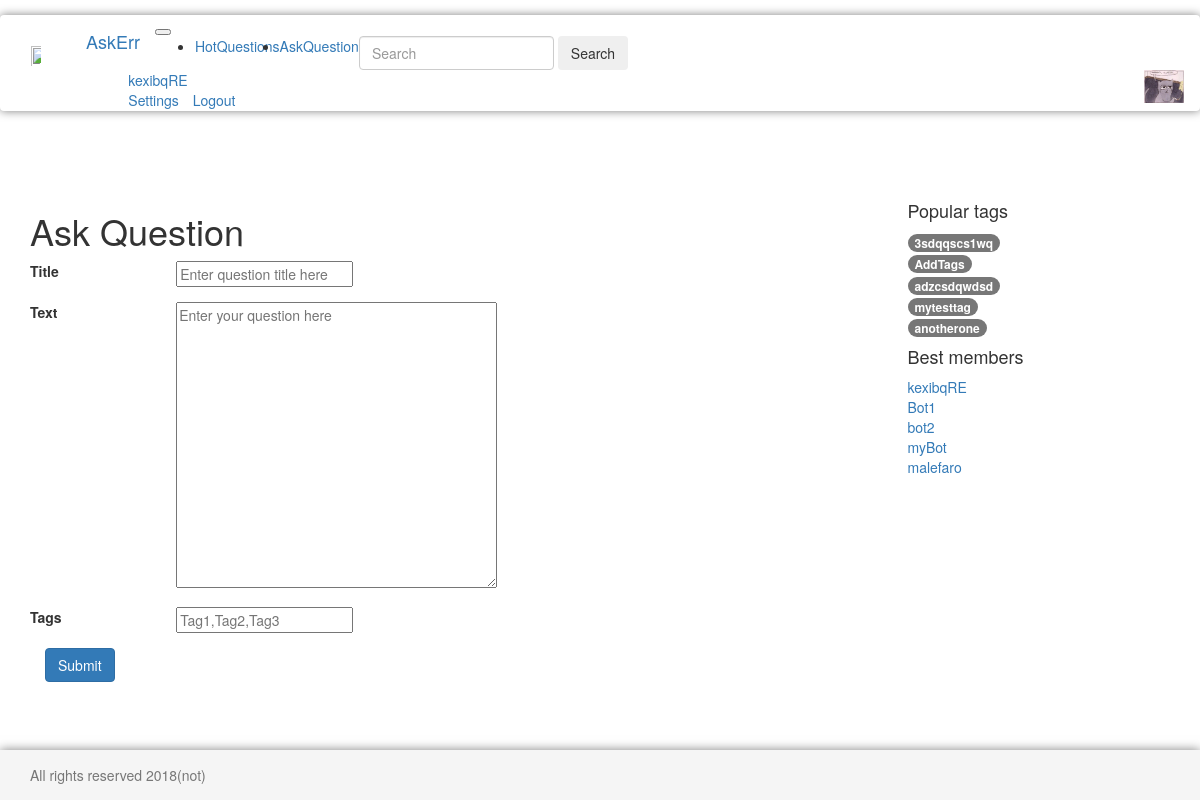
The page /ask/ (signed in) on the database its author committed.
### questions/models.py (models this page shows)
class User(AbstractUser):
    email = models.EmailField(unique=True)
    upload = models.ImageField(default='user.png',upload_to='uploads/%Y/%m/%d')

class Tag(models.Model):
    title = models.CharField(max_length=120, verbose_name=u"Заголовок ярлыка")
    objects = TagManager()
    def __str__(self):
        return self.title

### questions/views.py (the view)
# urls.py: path('ask/',views.ask_question, name='ask-question'),
def ask_question(request):
    if request.method == "POST":
        form = QuestionForm(request.POST)
        if form.is_valid():
            q = form.save(request.user, 0)
            return HttpResponseRedirect(reverse('question', kwargs={'id': q.id}))
    else:
        form = QuestionForm()
    tags = Tag.objects.randomQuerySet(5)
    users = User.objects.all()
    return render(request, 'ask.html', {'tags':tags,'users':users, 'page_title':'Ask Question', 'form':form})

### questions/forms.py (shortened to what this page needs)
class QuestionForm(forms.Form):
    title = forms.CharField(
        label='Title',
        widget=forms.TextInput(attrs={'class': 'login-form-control', 'placeholder': 'Enter question title here', }),
        max_length=100
    )
    text = forms.CharField(
        label='Text',
        widget=forms.Textarea(attrs={'class': 'login-form-control noresize', 'rows': '14', 'placeholder': 'Enter your question here',}),
        max_length=100000
    )
    tags = forms.CharField(
        label='Tags',
        widget=forms.TextInput(attrs={'class': 'login-form-control', 'placeholder': 'Tag1,Tag2,Tag3'}),
        required=False
    )

### questions/models.py (called while the page is built)
    def randomQuerySet(self, size):  # сделать ModelManager для Tag и кинуть туда
        result = []
        ls = []
        items = Tag.objects.all()
        if (size > items.count()):
            return items
        num = random.randrange(0, items.count())
        for i in range(size):
            while (num in ls):
                num = random.randrange(0, items.count())
            ls.append(num)
        for i in range(size):
            result.append(items[ls[i]])
        return result

### templates/ask.html (shortened to what this page needs)
{% extends 'base.html' %}
{% block left-side %}
            <h1>{{ page_title }}</h1>
            <form method="POST" enctype="multipart/form-data">
            {% for f in form.visible_fields %}
            <div class="form-group row has-warning">
                <label class="col-sm-2 col-form-label" for="{{ f.name }}">{{ f.label }}</label>
                <div class="col-sm-10">
				{{ f }}
                </div>
            </div>
            {% endfor %}
            <div class="col-sm-10 offset-sm-2">
                <button class="btn btn-primary" style="margin-bottom: 20px">Submit</button>
            </div>
            </form>
{% endblock %}

### templates/base.html (shortened to what this page needs)
{% load static %}
<!DOCTYPE html>
<html lang="en">
<head>
    <link href="{% static 'bootstrap/css/bootstrap.min.css' %}" rel="stylesheet">
    <link href="{% static 'css/style.css' %}" rel="stylesheet" type="text/css">
    <link href="{% static 'css/askme.css' %}" rel="stylesheet" type="text/css">
</head>
<body>
    <header>
      <nav class="navbar navbar-expand-md navbar-light fixed-top bg-light my-nav">
          <a class="navbar-brand" href="{% url 'home' %}"><img src="{% static 'img/sitelogo.png' %}" class="navbar-brand logo"></a>
        <a class="navbar-brand" href="{% url 'home' %}">AskErr</a>
        <button class="navbar-toggler" type="button" data-toggle="collapse" data-target="#navbarCollapse" aria-controls="navbarCollapse" aria-expanded="false" aria-label="Toggle navigation">
        </button>
        <div class="collapse navbar-collapse" id="navbarCollapse">
          <ul class="navbar-nav mr-auto">
            <li class="nav-item">
              <a class="nav-link" href="{% url 'hot' %}"> HotQuestions </a>
            </li>
            {% if user.is_authenticated %}
            <li class="nav-item">
              <a class="nav-link" href="{% url 'ask-question' %}"> AskQuestion </a>
            </li>
            {% endif %}
          </ul>
          <form class="form-inline mt-2 mt-md-0">
            <input class="form-control mr-sm-2" type="text" placeholder="Search" aria-label="Search">
            <button class="btn btn-outline-success my-2 my-sm-0" type="submit">Search</button>
          </form>
          {% if user.is_authenticated %}
          <div class="col-sm-1"></div>
          <img src="{{  user.upload.url }}" class="rounded-circle logo pull-right">
          <div class = "col-md-3 align-self-end">
            <div class ="row">
            <a class="user" href="{% url 'settings' %}" style="padding-left: 15px">{{ user.username }} </a>
            </div>
            <div class ="row">
            <a class="user" href="{% url 'settings' %}" style="padding-left:15px;padding-right: 10px">Settings</a>
            <a class="user" href="{% url 'logout' %}">Logout</a>
            </div>
          </div>
          {% endif %}
        </div>
      </nav>
    </header>
<div class="container">
    <div class="row">
        <div class="col-md-9 ">
            {% block left-side %}
            {% endblock %}
        </div>
        <div class="col-md-3">
            {% block right-side %}
                {% include 'right-side.html' %}
            {% endblock %}
        </div>
    </div>
</div>
<footer class="footer">
    <div class="container">
        <p class="text-muted" style="margin: auto;">All rights reserved 2018(not)</p>
    </div>
</footer>
</body>

### templates/right-side.html
    <h4>Popular tags</h4>
    <ol class="list-unstyled ">
    {% for tag in tags %}
       <li><a class="{% cycle "badge badge-primary" "badge badge-success" "badge badge-info" "badge badge-warning" "badge badge-danger"%}" href="{% url 'questions-on-tag' tag %}"> {{ tag.title }} </a></li>
    {% endfor %}
	</ol>
    <div class="sidebar-module">
        <h4>Best members</h4>
        <ol class="list-unstyled ">
            {% for user in users%}
                    <li><a href="#">{{user.username}}</a></li>
            {% endfor %}
        </ol>
    </div>

### static/css/style.css (style rules this page uses)
body { padding-top: 15px; }
.logo { width: 40px; }
.my-nav { box-shadow: 0 0 10px rgba(0,0,0,0.5); }
footer { box-shadow: 0 0 10px rgba(0,0,0,0.5); background: #F2F2F2; }

### static/css/askme.css (style rules this page uses)
html { position: relative; min-height: 100%; }
body { margin-bottom: 60px; }
.footer { position: absolute; bottom: 0; width: 100%; height: 50px; line-height: 50px; background-color: #f5f5f5; }
body > .container { padding: 60px 15px 0; }
.footer > .container { padding-right: 15px; padding-left: 15px; }

### rows shown on the page
User: upload (picture), username "kexibqRE"
Tag: title "3sdqqscs1wq"
Tag: title "AddTags"
Tag: title "adzcsdqwdsd"
Tag: title "mytesttag"
Tag: title "anotherone"
User: username "Bot1"
User: username "bot2"
User: username "myBot"
User: username "malefaro"

### other values the page prints
{{ page_title }} "Ask Question"
{{ f.label }} "Title" "Text" "Tags"
